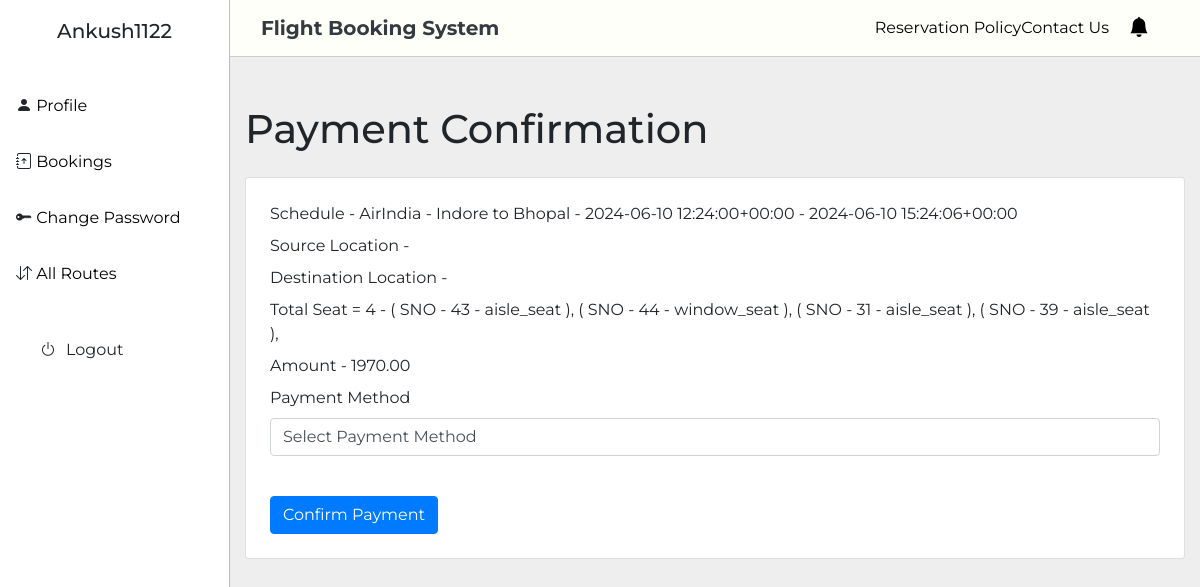
/booking/booking/1 (signed in), run on the app's committed database.
### accounts/models.py (models this page shows)
class User(AbstractUser):
    phone_number = models.CharField(max_length=20)

### booking/models.py (models this page shows, shortened)
class Booking(models.Model):
    user = models.ForeignKey(User, on_delete=models.CASCADE)
    source_location = models.CharField(max_length=100)
    destination_location = models.CharField(max_length=100)
    schedule = models.ForeignKey(Schedule, on_delete=models.SET_NULL, null=True)
    seats = models.ManyToManyField(Seat)
    total_seats = models.IntegerField(default=0)
    status = models.CharField(max_length=20, default="pending")
    amount = models.DecimalField(max_digits=10, decimal_places=2, default=0)
    travel_date = models.DateField()
    created_at = models.DateTimeField(auto_now_add=True)
    updated_at = models.DateTimeField(auto_now=True)

### home/models.py (models this page shows, shortened)
class Schedule(models.Model):
    flight = models.OneToOneField(Flight, on_delete=models.CASCADE)
    route = models.ForeignKey(Route, on_delete=models.CASCADE)
    source_departure_datetime = models.DateTimeField()
    destination_arrival_datetime = models.DateTimeField()
    duration = models.DurationField(null=True, blank=True)
    total_seats_on_flight = models.IntegerField(null=True, blank=True)
    total_available_seats_on_flight = models.IntegerField(null=True, blank=True)
    created_at = models.DateTimeField(auto_now_add=True)
    updated_at = models.DateTimeField(auto_now=True)
    class Meta:
        ordering = ["source_departure_datetime"]
    def __str__(self):
        return f"{self.flight.name} - {self.route.departure_location} to {self.route.arrival_location} - {self.source_departure_datetime} - {self.destination_arrival_datetime}"

class Flight(models.Model):
    flight_no = models.CharField(max_length=50, unique=True)
    flight_TYPES = [
        ("low cost carrier", "low cost carrier"),
        ("full service", "full service"),
    ]
    name = models.CharField(max_length=100)
    type = models.CharField(max_length=20, choices=flight_TYPES)
    capacity = models.IntegerField()
    created_at = models.DateTimeField(auto_now_add=True)
    updated_at = models.DateTimeField(auto_now=True)

class Route(models.Model):
    departure_location = models.CharField(max_length=100)
    arrival_location = models.CharField(max_length=100)
    distance = models.IntegerField()
    created_at = models.DateTimeField(auto_now_add=True)
    updated_at = models.DateTimeField(auto_now=True)

class Seat(models.Model):
    SEAT_CATEGORIES = [
        ("window_seat", "window_seat"),
        ("aisle_seat", "aisle_seat"),
    ]
    FLIGHT_CLASS = [
        ("economy", "economy"),
        ("premium_economy", "premium_economy"),
        ("business", "business"),
        ("first", "first"),
    ]
    flight = models.ForeignKey(Flight, on_delete=models.CASCADE, related_name="seat_set")
    seat_number = models.CharField(max_length=10)
    flight_class = models.CharField(max_length=20, choices=FLIGHT_CLASS)
    category = models.CharField(max_length=20, choices=SEAT_CATEGORIES)
    is_available = models.BooleanField(default=True)
    price = models.DecimalField(max_digits=10, decimal_places=2, default=0.0)
    created_at = models.DateTimeField(auto_now_add=True)
    updated_at = models.DateTimeField(auto_now=True)
    class Meta:
        ordering = ["flight", 'flight_class', "seat_number"]

### booking/views.py (the view, shortened to what this page needs)
# urls.py: path("/booking/<int:booking_id>", views.makePayment, name="makePayment"),
def makePayment(request, booking_id):
    middleware = AuthenticationMiddleware(get_user)
    middleware.process_request(request)
    if not request.user.is_authenticated:
        return HttpResponse("Submission without login is not allowed ")
    book = Booking.objects.get(id=booking_id)
    method_choices = Payment.METHOD_CHOICES
    context = {
        "book": book,
        "method_choices": method_choices,
    }
    return render(request, "booking/payment.html", context)

### templates/booking/payment.html (shortened to what this page needs)
{% extends 'base.html' %} {% load static %} {% block body %}
{% if user.is_authenticated %}
<div class="container mt-5">
  <h1 class="mb-4">Payment Confirmation</h1>
  <div class="card p-4">
    <form method="post">
      <div class="form-group mb-3">
        <label for="method">Schedule - {{book.schedule}}</label>
        <label for="method">Source Location - {{book.source_location.location}}</label>
        <label for="method">Destination Location - {{book.destination_location.location}}</label>
        <label for="method">Total Seat = {{book.total_seats}} - {% for seat in book.seats.all %} ( SNO - {{seat.seat_number}} - {{seat.category}} ),
            {% endfor %}</label>
        <label for="method">Amount - {{book.amount}}</label>
        <label for="method">Payment Method</label>
        <select class="form-control" id="method" name="method" required>
          <option value="" selected disabled>Select Payment Method</option>
        </select>
      </div>
      <button type="submit" class="btn btn-primary mt-4">
        Confirm Payment
      </button>
    </form>
  </div>
</div>
{% endif %}
{% endblock %}

### templates/sideNav.html (shortened to what this page needs)
<div class="custom">
  <div class="custom-header">
    <h5 class="custom-title" id="offcanvasLabel">{{ user.username }}</h5>
  </div>
  <div class="custom-body">
      {% if user.is_authenticated %}
      <ul class="sidenav-list">
        <li class="sidenav-list-item"><i class="bi bi-person-fill"></i> <a href= "{% url 'profile' %}" class="dash-link">Profile</a></li>
        <li class="sidenav-list-item"><i class="bi bi-journal-arrow-up"></i> <a href= "{% url 'allBookings' %}" class="dash-link">Bookings</a></li>
        <li class="sidenav-list-item"><i class="bi bi-key-fill"></i> <a href="{% url 'password_change' %}" class="dash-link">Change Password</a>   </li>
        <li class="sidenav-list-item"><i class="bi bi-arrow-down-up"></i> <a href= "{% url 'all_routes' %}" class="dash-link">All Routes</a></li>
        <ul class="login-btns">
          <li class="sidenav-list-item"> <a class="dash-link">
            <form action='{% url 'handleLogout' %}' method='post'>
              <button class="dropdown-item" type="submit"><i class="bi bi-power" style="margin-right:10px;"></i>Logout</button>
          </form>
          </a></li>
        </ul>
      </ul>
      {% endif %}
  </div>
</div>

### static/css/style.css (style rules this page uses)
:root { --cerulean: #4484ce; --aluminium: #FFFFFA; --light: #f9cf00; --tangerine: #f19f4d; }
* { font-family: 'Montserrat', sans-serif; }
body { background-color: var(--aluminium); overflow: visible !important; }
.sidenav-list { list-style: none; text-align: left; padding-left: 0; }
.sidenav-list-item { text-decoration: none; padding: 1rem 0; }
.dash-link { text-decoration: none; color: black; }
.login-btns { list-style: none; text-align: left; padding-left: 0; }
.custom { width: 230px; top: 0; left: 0; border-right: 1px solid rgba(0, 0, 0, .2); position: fixed; bottom: 0; z-index: 1045; display: flex; flex-direction: column; max-width: 100%; background-color: #fff; background-clip: padding-box; outline: 0; transition: transform .3s ease-in-out; }
.custom-header { justify-content: center; display: flex; align-items: center; padding: 1rem 1rem; }
.custom-title { margin-bottom: 0; line-height: 1.5; }
.custom-body { flex-grow: 1; padding: 1rem 1rem; overflow-y: auto; }

### static/css/personalModal.css (style rules this page uses)
body { background-color: #eee }

### data on the page
User: username "Ankush1122"
Booking: schedule "AirIndia - Indore to Bhopal - 2024-06-10 12:24:00+00:00 - 2024-06-10 15:24:06+00:00", total_seats "4", amount "1970.00"
Seat: seat_number "43", category "aisle_seat"
Seat: seat_number "44", category "window_seat"
Seat: seat_number "31", category "aisle_seat"
Seat: seat_number "39", category "aisle_seat"
